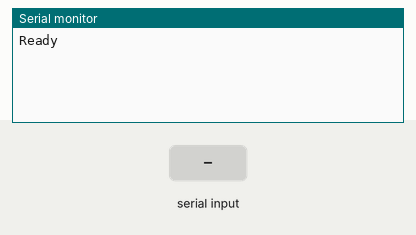
A sketch run on a simulated Arduino Uno, built with avr-gcc and run on an emulated ATmega328P. On the bench: the last lines printed to the serial monitor. The test bench sets the inputs (shaded band).

Above: at 1.2 s.
1.3 s: "1" received over Serial
At 2.0 s:
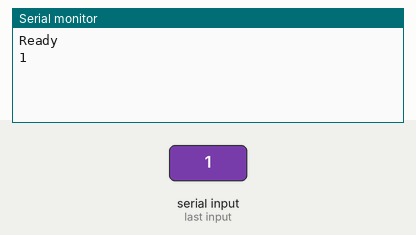
2.8 s: "1" received over the second serial link
At 3.2 s:
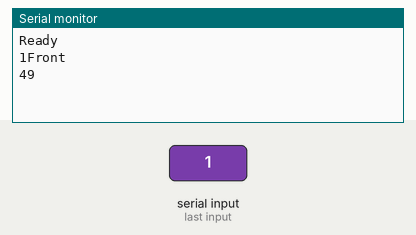
4.3 s: "2" received over the second serial link
At 5.5 s:
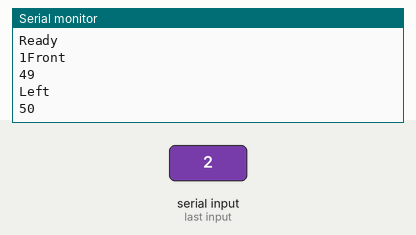
5.8 s: "3" received over the second serial link
At 6.6 s:
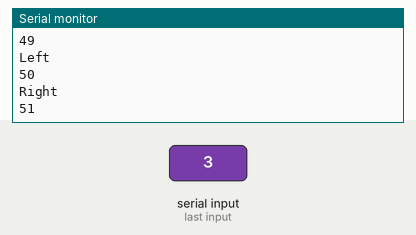
7.3 s: "4" received over the second serial link
At 7.8 s:
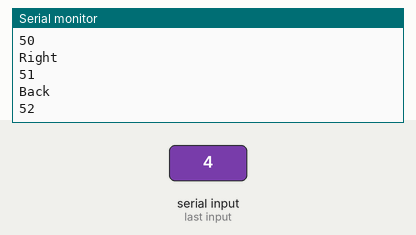
8.8 s: "0" received over the second serial link
At 10.1 s:
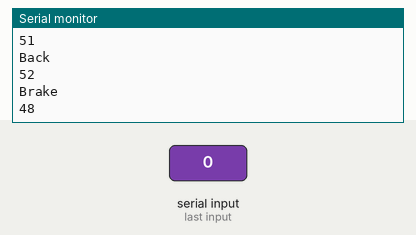
Timing chart, 0 to 11.3 s (numbered marks = the images above; inputs shaded):
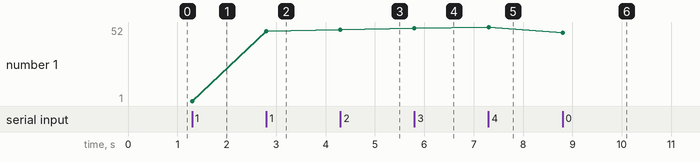

The sketch:

BluetoothTest.ino
```cpp
/*
simple LED test using Bluetooth
*/

#include <SoftwareSerial.h>

int val;         // variable to receive data from the serial port
char val2;
SoftwareSerial mySerial(2, 3); // RX, TX

void setup()
{
    Serial.begin(115200);       // start serial communication to computer
    mySerial.begin(115200); // start serial communication to bluetooth at 115200bps

    Serial.println("Ready");
}

void loop()
{
    if( mySerial.available()) {      // if data is available to read
        //Serial.write(mySerial.read());
        val = mySerial.read();         // read it and store it in 'val'
        switch (val) {
            case 49:
                Serial.println("Front");
                break;
            case 50:
                Serial.println("Left");
                break;
            case 51:
                Serial.println("Right");
                break;
            case 52:
                Serial.println("Back");
                break;
            default:
                Serial.println("Brake");
                break;
        }
        //Serial.write(val);Serial.println();
        Serial.print(val, DEC);Serial.println();
        //mySerial.write(val);
    }

    if (Serial.available()) {
        val2 = Serial.read();
        mySerial.write(val2);
        Serial.write(val2);
    }
}
```

Measured:
- after the input at 1.3 s, the serial monitor: prints a new line at once (image 1)
- after the input at 2.8 s, the serial monitor: prints a new line at once (image 2)
- after the input at 4.3 s, the serial monitor: prints a new line at once (image 3)
- after the input at 5.8 s, the serial monitor: prints a new line at once (image 4)
- after the input at 7.3 s, the serial monitor: prints a new line at once (image 5)
- after the input at 8.8 s, the serial monitor: prints a new line at once (image 6)
- plotted number 1: 1 → 49 after the input at 2.8 s, 49 → 50 after the input at 4.3 s, 50 → 51 after the input at 5.8 s, 51 → 52 after the input at 7.3 s, 52 → 48 after the input at 8.8 s
